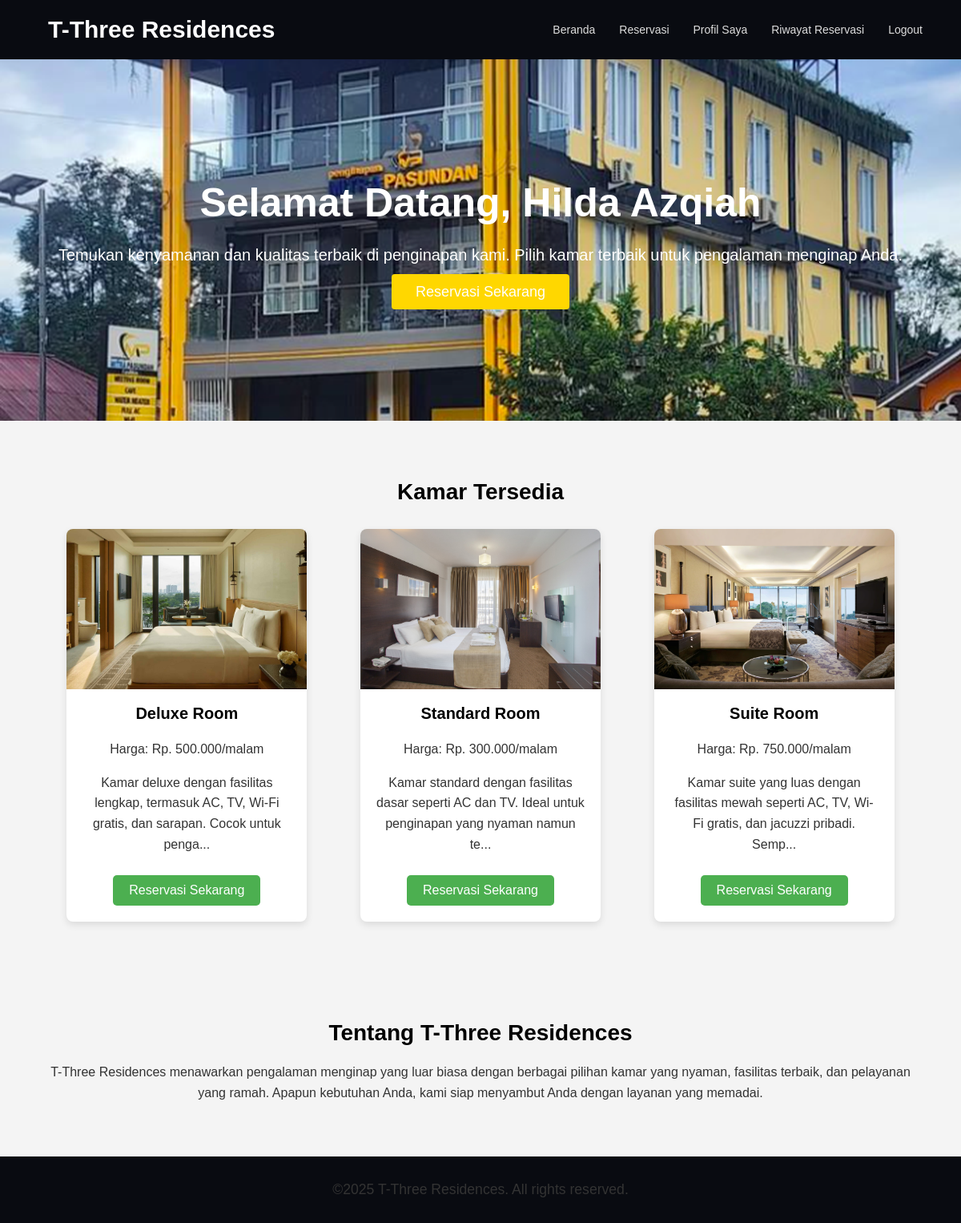
The page /user/index.php (signed in) on the database its author committed.
### tables this page shows
CREATE TABLE `settings` (
  `id` int(11) NOT NULL,
  `setting_key` varchar(255) NOT NULL,
  `value` text NOT NULL
);

CREATE TABLE `users` (
  `id` int(11) NOT NULL,
  `nama_lengkap` varchar(100) NOT NULL,
  `username` varchar(50) NOT NULL,
  `email` varchar(100) NOT NULL,
  `password` varchar(255) NOT NULL,
  `role` enum('admin','user') NOT NULL DEFAULT 'user',
  `user_id` int(11) NOT NULL
);

CREATE TABLE `kamar` (
  `id_kamar` int(11) NOT NULL,
  `nama_kamar` varchar(255) NOT NULL,
  `harga` int(11) NOT NULL,
  `fasilitas` text DEFAULT NULL,
  `status` enum('tersedia','terisi') DEFAULT 'tersedia',
  `tipe_kamar` enum('deluxe','standard','suite','') NOT NULL,
  `gambar` varchar(255) DEFAULT NULL,
  `created_at` timestamp NOT NULL DEFAULT current_timestamp(),
  `deskripsi` text NOT NULL
);

### user/index.php (the view, shortened to what this page needs)
<?php
    include "../config/koneksi.php";
    $user_id = $_SESSION['user_id'];
    $query = mysqli_query($koneksi, "SELECT nama_lengkap, username FROM users WHERE id='$user_id'");
    if ($query) {
        if (mysqli_num_rows($query) == 1) {
            $user = mysqli_fetch_assoc($query);
        } else {
            $_SESSION['error'] = "User tidak ditemukan!";
            header("Location: ../index.php");
            exit;
        }
    } else {
        $_SESSION['error'] = "Query gagal: " . mysqli_error($koneksi);
        header("Location: ../index.php");
        exit;
    }
    $query_kamar = mysqli_query($koneksi, "SELECT * FROM kamar LIMIT 3");
    $query_website = mysqli_query($koneksi, "SELECT value FROM settings WHERE setting_key = 'website_name'");
    $website = mysqli_fetch_assoc($query_website);
    $website_name = $website['value'];
?>
<!DOCTYPE html>
<html lang="id">
<head>
    <link rel="stylesheet" href="../assets/css/user.css">
</head>
<body>
    <?php include '../includes/header-user.php'; ?>
    <main>
        <section class="hero">
            <div class="container">
                <h1>Selamat Datang, <?= $user['nama_lengkap']; ?></h1>
                <p>Temukan kenyamanan dan kualitas terbaik di penginapan kami. Pilih kamar terbaik untuk pengalaman
                    menginap Anda.</p>
                <a href="reservasi.php" class="btn">Reservasi Sekarang</a>
            </div>
        </section>
        <section class="content">
            <section class="available-rooms">
                <div class="container">
                    <h2>Kamar Tersedia</h2>
                    <div class="room-grid">
                        <?php while ($kamar = mysqli_fetch_assoc($query_kamar)) { ?>
                            <div class="room-card">
                                <img src="../assets/uploads/<?= $kamar['gambar']; ?>" alt="<?= $kamar['nama_kamar']; ?>"
                                    class="room-img">
                                <div class="room-card-text">
                                    <h3><?= $kamar['nama_kamar']; ?></h3>
                                    <p>Harga: Rp. <?= number_format($kamar['harga'], 0, ',', '.'); ?>/malam</p>
                                    <p><?= substr($kamar['deskripsi'], 0, 100); ?>...</p>
                                    <a href="reservasi.php" class="btn">Reservasi Sekarang</a>
                                </div>
                            </div>
                        <?php } ?>
                    </div>
                </div>
            </section>
            <section class="about-us">
                <div class="container">
                    <h2>Tentang <?= $website_name ?></h2>
                    <p><?= $website_name ?> menawarkan pengalaman menginap yang luar biasa dengan berbagai pilihan kamar
                        yang nyaman, fasilitas terbaik, dan pelayanan yang ramah. Apapun kebutuhan Anda, kami siap
                        menyambut Anda dengan layanan yang memadai.</p>
                </div>
            </section>
        </section>
    </main>
    <?php include '../includes/footer.php'; ?>
</body>
</html>

### includes/header-user.php
<header>
    <h1><?= $website_name ?></h1>
    <nav>
        <ul>
            <li><a href="index.php">Beranda</a></li>
            <li><a href="reservasi.php">Reservasi</a></li>
            <li><a href="profil_user.php">Profil Saya</a></li>
            <li><a href="riwayat_reservasi.php">Riwayat Reservasi</a></li>
            <li><a href="../logout.php">Logout</a></li>
        </ul>
    </nav>
</header>

### includes/footer.php
<footer>
    <p>&copy;2025 <?= $website_name ?>. All rights reserved.</p>
</footer>

### assets/css/user.css (style rules this page uses)
html, body { min-height: 100vh; margin: 0; padding: 0; display: flex; flex-direction: column; background-color: #f4f4f4; font-family: Arial, Helvetica, sans-serif; box-sizing: border-box; }
body { flex: 1; }
a { text-decoration: none; color: inherit; }
header { position: fixed; width: 91%; top: 0; z-index: 1000; background-color: #090b11; padding: 10px 0; color: white; display: flex; justify-content: space-between; align-items: center; padding: 0 60px; }
header h1 { font-size: 30px; }
header nav ul { list-style: none; padding: 0; text-align: center; display: flex; justify-content: center; gap: 10px; }
header nav ul li a { color: #ddd; margin-left: 20px; font-size: 14px; position: relative; padding-bottom: 5px; }
header nav ul li a::after { content: ""; position: absolute; bottom: 0; left: 0; width: 0%; height: 2px; background-color: #fff; transition: width 0.3s ease; }
main { flex: 1; margin-top: 74px; }
.hero h1 { font-size: 50px; margin: 0; }
.hero p { font-size: 20px; margin: 20px 0; color: #fff; }
.hero .btn { background-color: #ffd700; color: white; padding: 12px 30px; font-size: 18px; border: none; border-radius: 4px; cursor: pointer; }
.content { padding: 0 60px; flex: 1; }
.available-rooms { padding: 50px 0; }
.available-rooms h2 { font-size: 28px; text-align: center; margin-bottom: 30px; }
.room-grid { display: grid; grid-template-columns: repeat(auto-fill, minmax(300px, 1fr)); gap: 20px; justify-items: center; }
.room-card { background-color: white; border-radius: 8px; box-shadow: 0 4px 10px rgba(0, 0, 0, 0.1); width: 300px; text-align: center; }
.room-img { width: 100%; height: 200px; object-fit: cover; border-top-left-radius: 8px; border-top-right-radius: 8px; }
.room-card-text { padding: 5px 20px 20px 20px; }
.room-card h3 { font-size: 20px; margin-top: 10px; }
.room-card p { font-size: 16px; color: #333; }
.room-card .btn { display: inline-block; padding: 10px 20px; background-color: #4caf50; color: white; text-decoration: none; border-radius: 5px; margin-top: 10px; }
.about-us { padding: 50px 0; text-align: center; }
.about-us h2 { font-size: 28px; margin-bottom: 20px; }
.about-us p { font-size: 16px; color: #333; }
a { color: #4caf50; text-decoration: none; }
p { font-size: 1.1rem; line-height: 1.6; color: #333; }
footer { background-color: #090b11; color: white; text-align: center; padding: 10px 0; width: 100%; position: relative; margin-top: auto; margin-top: auto; }

### rows shown on the page
settings: value "T-Three Residences"
users: nama_lengkap "Hilda Azqiah"
kamar: gambar (picture), nama_kamar "Deluxe Room", harga "500.000", deskripsi "Kamar deluxe dengan fasilitas lengkap, termasuk AC, TV, Wi-Fi gratis, dan sarapan. Cocok untuk penga"
kamar: gambar (picture), nama_kamar "Standard Room", harga "300.000", deskripsi "Kamar standard dengan fasilitas dasar seperti AC dan TV. Ideal untuk penginapan yang nyaman namun te"
kamar: gambar (picture), nama_kamar "Suite Room", harga "750.000", deskripsi "Kamar suite yang luas dengan fasilitas mewah seperti AC, TV, Wi-Fi gratis, dan jacuzzi pribadi. Semp"
